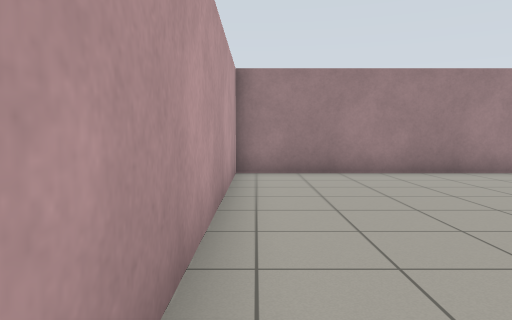
view 1 (above)

24 first-person views from a walk through a Gazebo world. The camera is 0.94 m above the floor, tilts 4° down and sees 70° across. The floor is counted in squares, 1 m on a side. Each view is taken from the middle of a square. On the plan, view 1 faces up. The plan holds only what a view shows up to about 13 squares ahead; the rest is blank.

view 2
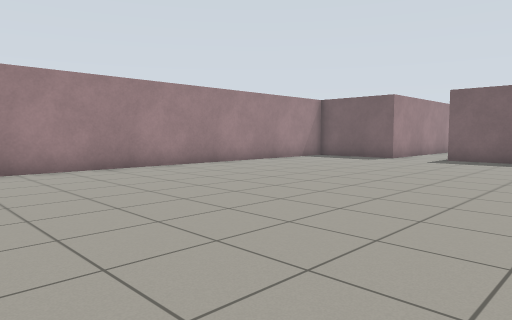

view 3
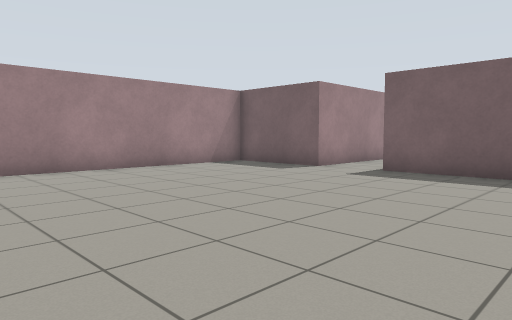

view 4
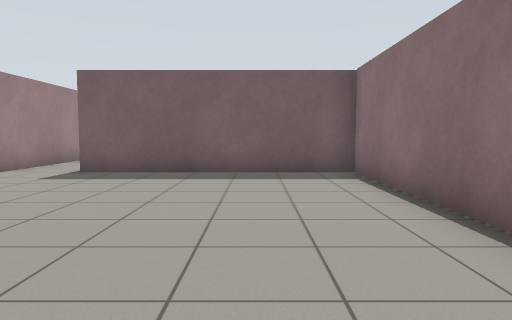

view 5
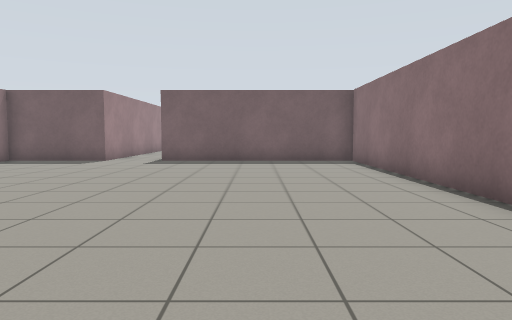

view 6
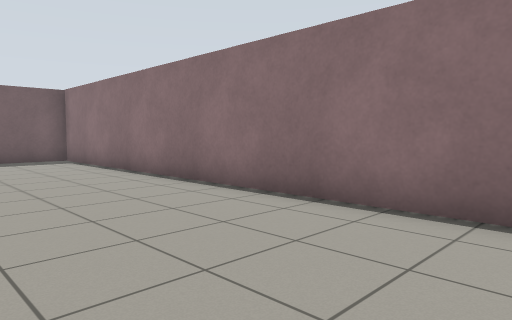

view 7
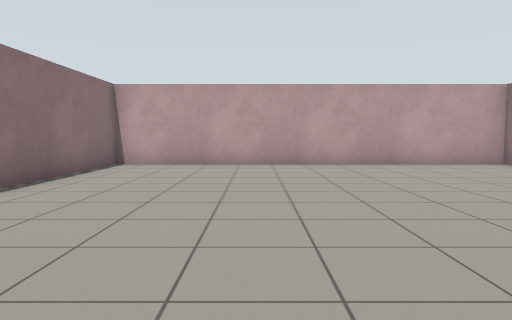

view 8
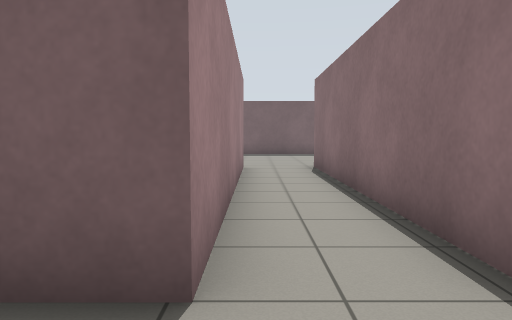

view 9
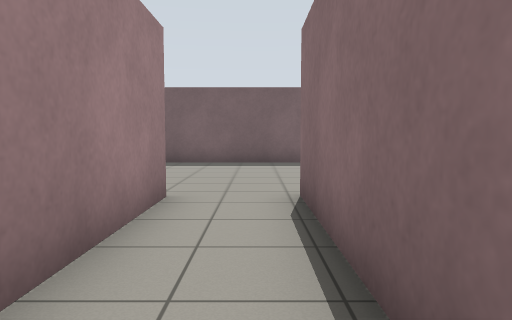

view 10
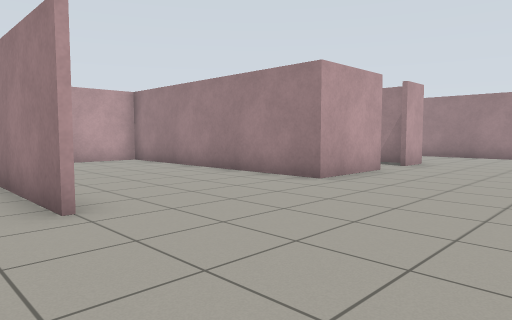

view 11
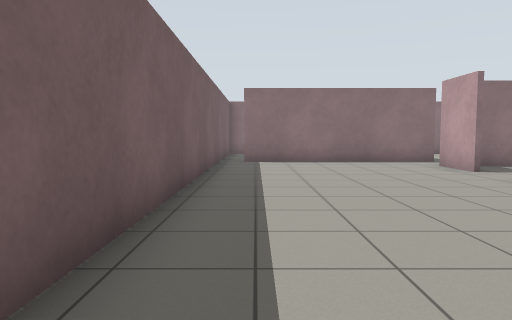

view 12
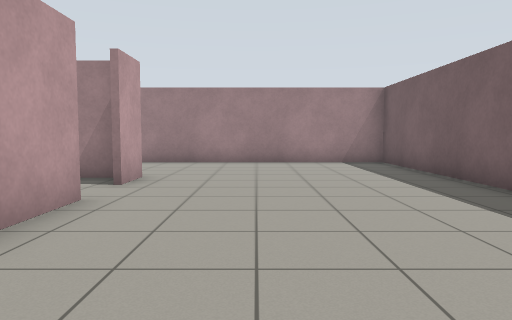

view 13
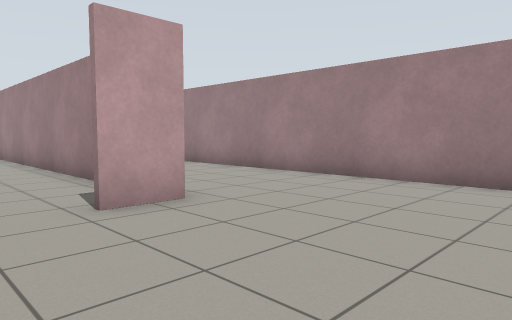

view 14
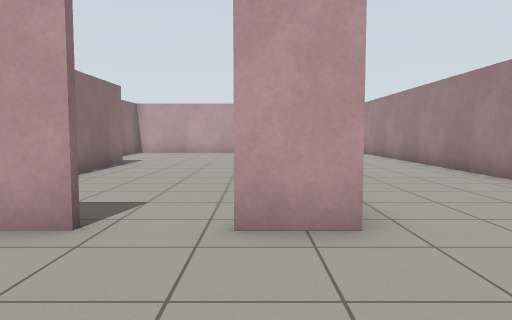

view 15
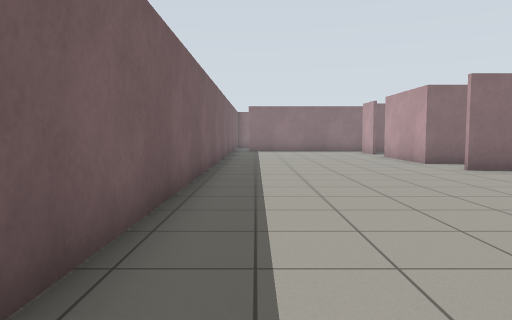

view 16
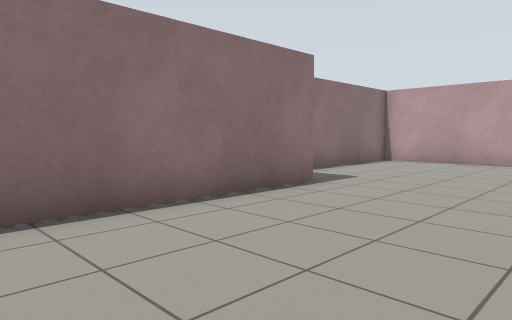

view 17
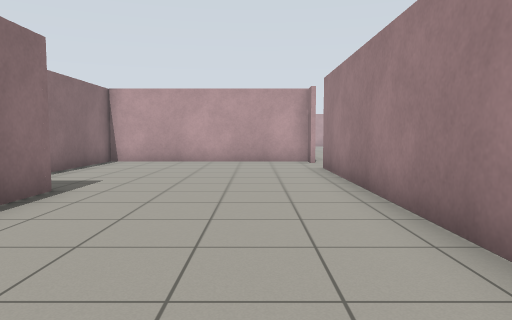

view 18
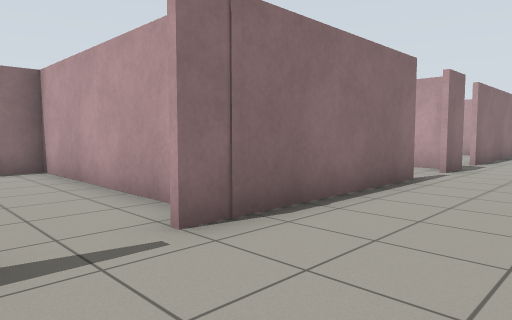

view 19
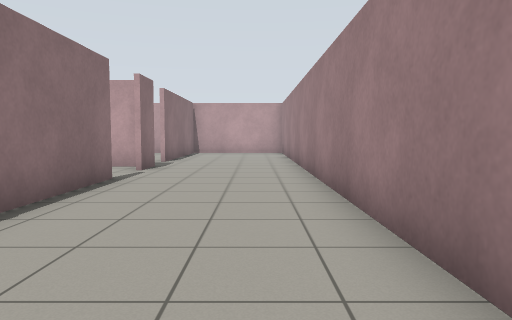

view 20
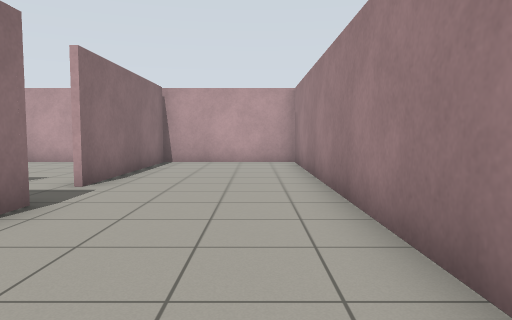

view 21
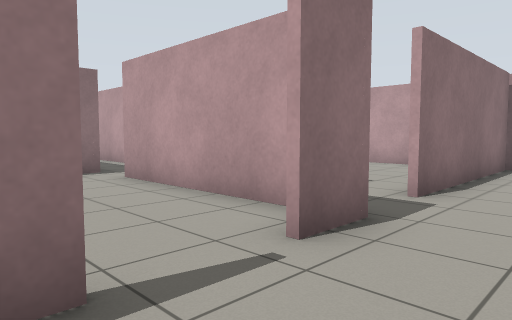

view 22
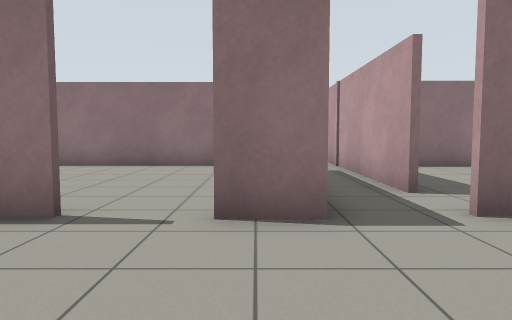

view 23
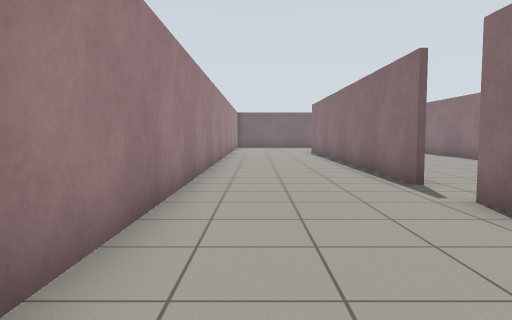

view 24
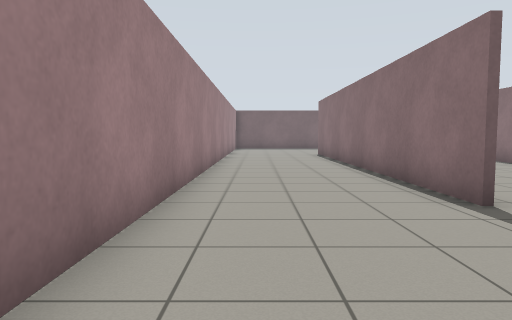

### Floor plan
Ten units are one square. View 1 is at (0, 0); x grows to the right and y downward. Boxes are objects, and circles mark ways between rooms. Rooms are numbered by the first view taken in them; rooms with no view inside come last. Other rooms are left out.
<svg viewBox="-89 -208 387 274">
<path fill="none" stroke="#000" d="M142 -33 225 -33M225 -54 140 -54 140 -88 -5 -88 -5 34 140 34 140 -34M141 -106 141 -82M212 -55 225 -55M225 -132 225 -105 149 -105M225 -161 225 -147M225 -33 225 -19M96 -160 180 -160M225 21 225 40M219 55 284 55M22 -160 81 -160M293 61 293 -203 -84 -203 -84 -160 -25 -160M-9 -160 5 -160M139 -106 194 -106M195 -159 96 -159M80 -159 73 -159 73 -89 117 -89M220 -159 211 -159M-5 -156 -5 -102M-8 -89 60 -89M-25 -142 -25 -49"/>
<circle cx="230" cy="-45" r="3" fill="#2a7"/>
<circle cx="220" cy="-140" r="3" fill="#2a7"/>
<circle cx="90" cy="-160" r="3" fill="#2a7"/>
<circle cx="15" cy="-160" r="3" fill="#2a7"/>
<circle cx="-20" cy="-160" r="3" fill="#2a7"/>
<circle cx="-10" cy="-100" r="3" fill="#2a7"/>
<text x="80" y="-30">1</text>
<text x="180" y="-100">2</text>
<text x="140" y="-130">3</text>
<text x="30" y="-130">4</text>
<text x="-20" y="-80">5</text>
</svg>
Room 1 opens to room 2. Room 2 opens to room 3. Room 2 opens to room 4. Room 2 opens to room 5. Room 4 opens to room 5.

Where each view was taken, in squares from view 1:
view 1: 0 up, 0 right, facing up
view 2: 1 down, 0 right, facing up-right
view 3: 1 down, 5 right, facing up-right
view 4: 1 down, 5 right, facing right
view 5: 0 up, 1 right, facing right
view 6: 1 up, 0 right, facing down-right
view 7: 1 up, 11 right, facing left
view 8: 5 up, 12 right, facing right
view 9: 4 up, 17 right, facing right
view 10: 4 up, 27 right, facing up-left
view 11: 7 up, 28 right, facing down
view 12: 8 up, 25 right, facing up
view 13: 13 up, 27 right, facing up-left
view 14: 15 up, 26 right, facing left
view 15: 15 up, 28 right, facing down
view 16: 15 up, 20 right, facing down-left
view 17: 14 up, 20 right, facing left
view 18: 19 up, 10 right, facing down-left
view 19: 19 up, 10 right, facing left
view 20: 19 up, 4 right, facing left
view 21: 18 up, 3 right, facing down-left
view 22: 20 up, 0 right, facing down
view 23: 19 up, 3 right, facing right
view 24: 19 up, 5 right, facing right
